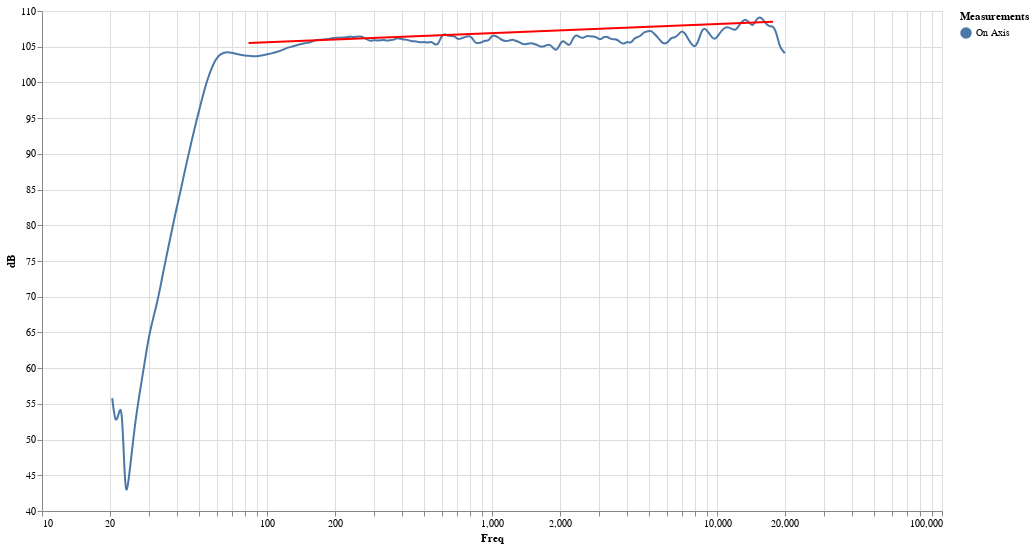

Notebook code cell kept with this figure:
### Code cell
onaxis=df['Neumann KH 80']['CEA2034']
onaxis = onaxis.loc[onaxis['Measurements']=='On Axis']
onaxis_graph=display_graph_freq(onaxis)
onaxis_reg = alt.Chart(onaxis).transform_filter(
    'datum.Freq>80 & datum.Freq<18000'
).transform_regression(
    "Freq", "dB"
).mark_line().encode(
    alt.X('Freq:Q'),
    alt.Y('dB:Q'), 
    color=alt.value('red')
)
onaxis_graph+onaxis_reg

### Figure 1 — Vega-Lite specification as saved in the notebook (floating-point values rounded to 4 significant figures; data arrays with more than 128 entries replaced by an {"elided": "..."} marker saying what was removed)
{"config": {"view": {"continuousWidth": 400, "continuousHeight": 300}}, "layer": [{"mark": {"type": "line", "interpolate": "basis"}, "encoding": {"color": {"type": "nominal", "field": "Measurements", "sort": null}, "x": {"type": "quantitative", "field": "Freq", "scale": {"domain": [20, 20000], "type": "log"}}, "y": {"type": "quantitative", "field": "dB", "scale": {"zero": false}}}, "height": 500, "width": 900}, {"mark": "point", "encoding": {"opacity": {"value": 0}, "x": {"type": "quantitative", "field": "Freq"}}, "selection": {"selector001": {"type": "single", "nearest": true, "on": "mouseover", "fields": ["Freq"], "empty": "none"}}}, {"mark": "point", "encoding": {"color": {"type": "nominal", "field": "Measurements", "sort": null}, "opacity": {"condition": {"value": 1, "selection": "selector001"}, "value": 0}, "x": {"type": "quantitative", "field": "Freq", "scale": {"domain": [20, 20000], "type": "log"}}, "y": {"type": "quantitative", "field": "dB", "scale": {"zero": false}}}, "height": 500, "width": 900}, {"mark": {"type": "rule", "color": "gray"}, "encoding": {"x": {"type": "quantitative", "field": "Freq"}}, "transform": [{"filter": {"selection": "selector001"}}]}, {"mark": {"type": "text", "align": "left", "dx": 5, "dy": -5}, "encoding": {"color": {"type": "nominal", "field": "Measurements", "sort": null}, "text": {"condition": {"type": "quantitative", "field": "dB", "selection": "selector001"}, "value": " "}, "x": {"type": "quantitative", "field": "Freq", "scale": {"domain": [20, 20000], "type": "log"}}, "y": {"type": "quantitative", "field": "dB", "scale": {"zero": false}}}, "height": 500, "width": 900}, {"mark": "line", "encoding": {"color": {"value": "red"}, "x": {"type": "quantitative", "field": "Freq"}, "y": {"type": "quantitative", "field": "dB"}}, "transform": [{"filter": "datum.Freq>80 & datum.Freq<18000"}, {"on": "Freq", "regression": "dB"}]}], "data": {"name": "data-41624040a1f586a77f556f37d0363c10"}, "$schema": "https://vega.github.io/schema/vega-lite/v4.0.2.json", "datasets": {"data-41624040a1f586a77f556f37d0363c10": {"elided": "200 records"}}}
